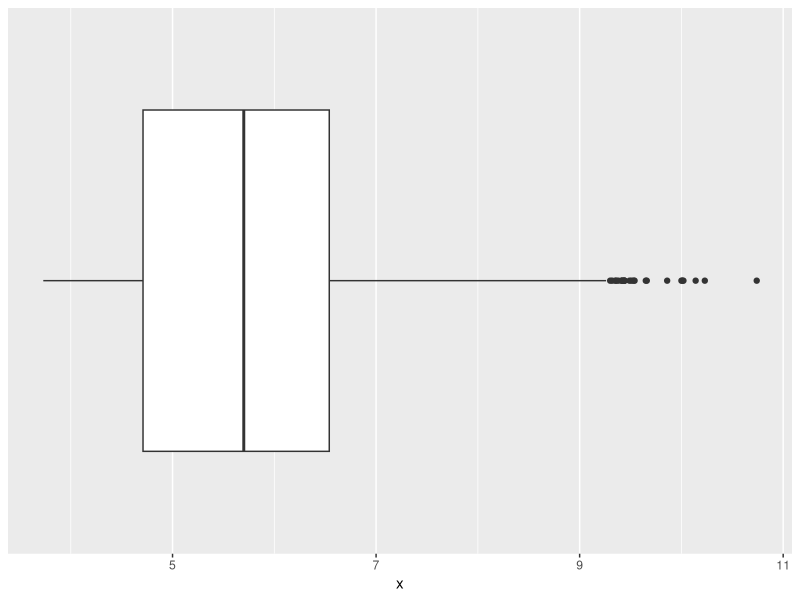
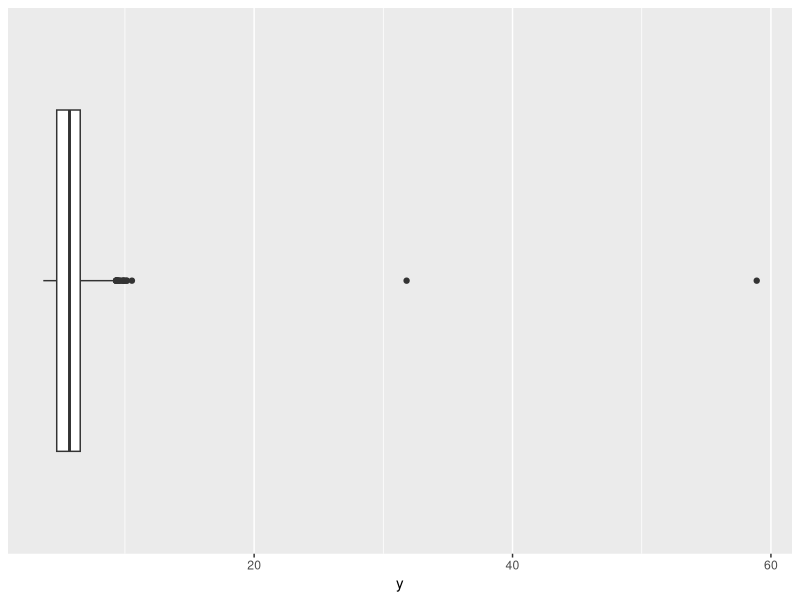
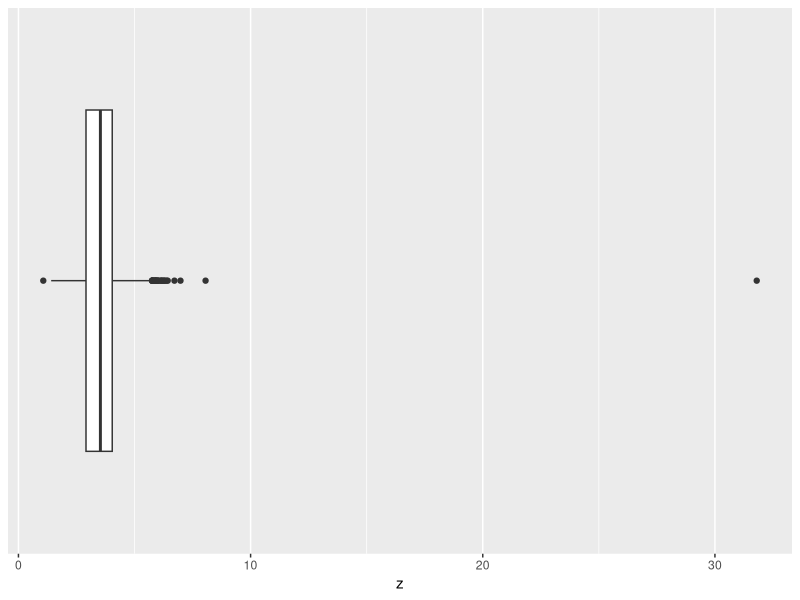
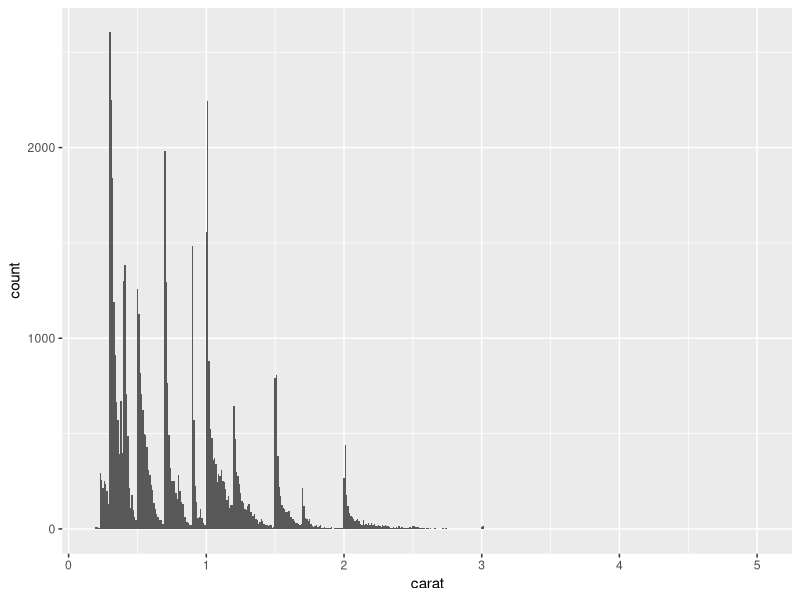
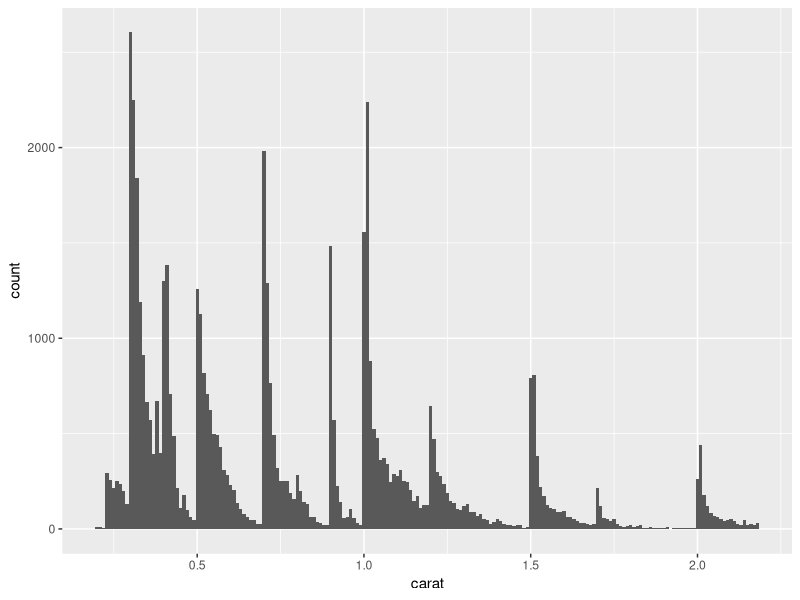
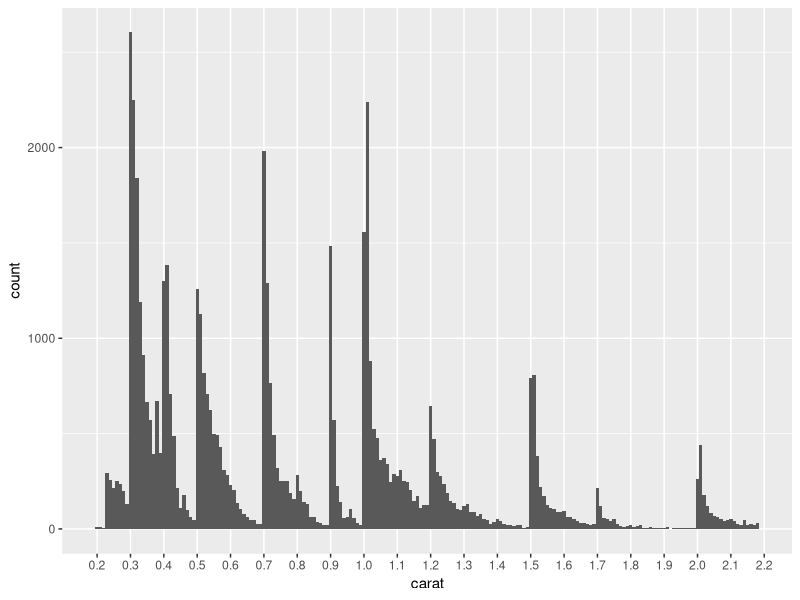
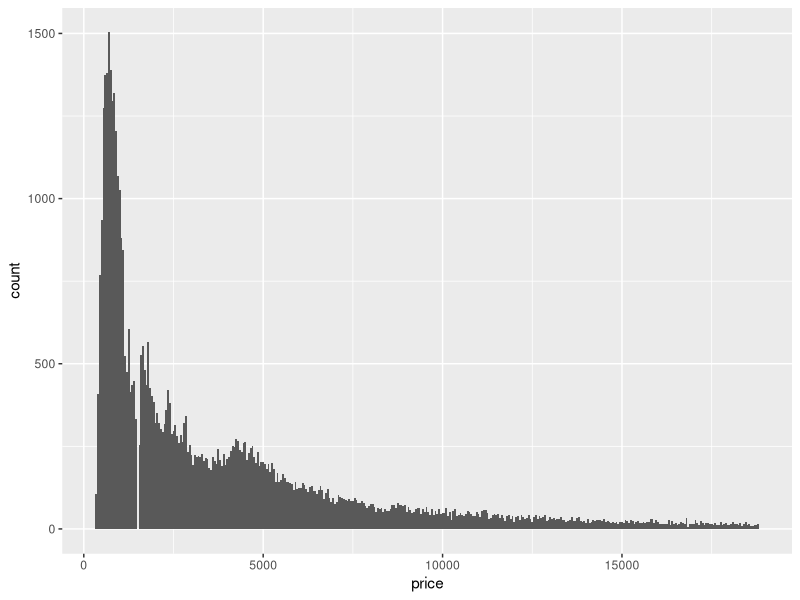
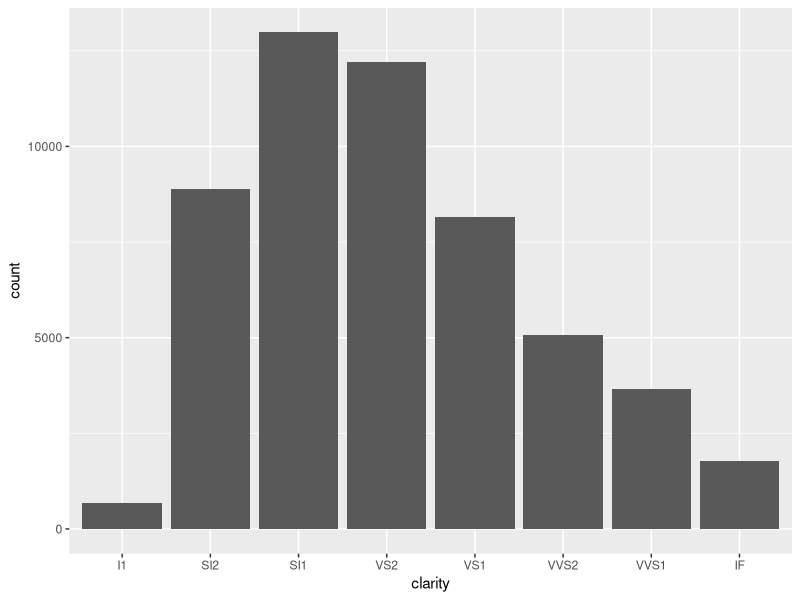

The R script that drew these images, in order:
## ---- chunk 1
# Libraries
library(tidyverse)
## ---- chunk 2
glimpse(diamonds)
## ---- chunk 3
summary(diamonds)
## ---- chunk 4
diamonds %>% 
  filter(x == 0 | y == 0 | z == 0) %>% 
  nrow()
## ---- chunk 5
df <-
  diamonds %>% 
  filter(x > 0, y > 0, z > 0)
## ---- chunk 6
df %>% 
  ggplot(aes(x = factor(1), y = x)) +
  geom_boxplot() +
  scale_x_discrete(breaks = NULL, labels = NULL, name = NULL) +
  coord_flip()
## ---- chunk 7
df %>% 
  ggplot(aes(x = factor(1), y = y)) +
  geom_boxplot() +
  scale_x_discrete(breaks = NULL, labels = NULL, name = NULL) +
  coord_flip()
## ---- chunk 8
df %>% 
  ggplot(aes(x = factor(1), y = z)) +
  geom_boxplot() +
  scale_x_discrete(breaks = NULL, labels = NULL, name = NULL) +
  coord_flip()
## ---- chunk 9
df <-
  df %>% 
  filter(y < 20, z < 10)
## ---- chunk 10
diamonds %>% 
  ggplot(mapping = aes(x = carat)) +
  geom_histogram(binwidth = 0.01) 
## ---- chunk 11
quantile(df$carat, probs = 0.99)
## ---- chunk 12
df <- 
  df %>% 
  filter(carat <= quantile(df$carat, probs = 0.99))
## ---- chunk 13
df %>% 
  ggplot(aes(carat)) +
  geom_histogram(binwidth = 0.01)
## ---- chunk 14
df %>% 
  ggplot(mapping = aes(x = carat)) +
  geom_histogram(binwidth = 0.01) +
  scale_x_continuous(breaks = seq(0.2, 2.2, 0.1), minor_breaks = NULL)
## ---- chunk 15
df %>% 
  ggplot(aes(price)) +
  geom_histogram(binwidth = 50)
## ---- chunk 16
df %>%
  ggplot(aes(clarity)) +
  geom_bar() 
## ---- chunk 17
df %>%
  ggplot(aes(cut)) +
  geom_bar() 
## ---- chunk 18
df %>% 
  ggplot(aes(color)) +
  geom_bar() 
## ---- chunk 19
df <-
  df %>%
  mutate(color = fct_rev(color))
## ---- chunk 20
df %>% 
  ggplot(aes(color)) +
  geom_bar() 
